Frame 1 (no input): blank canvas, image omitted
Frame 60 (no input): blank canvas, image omitted
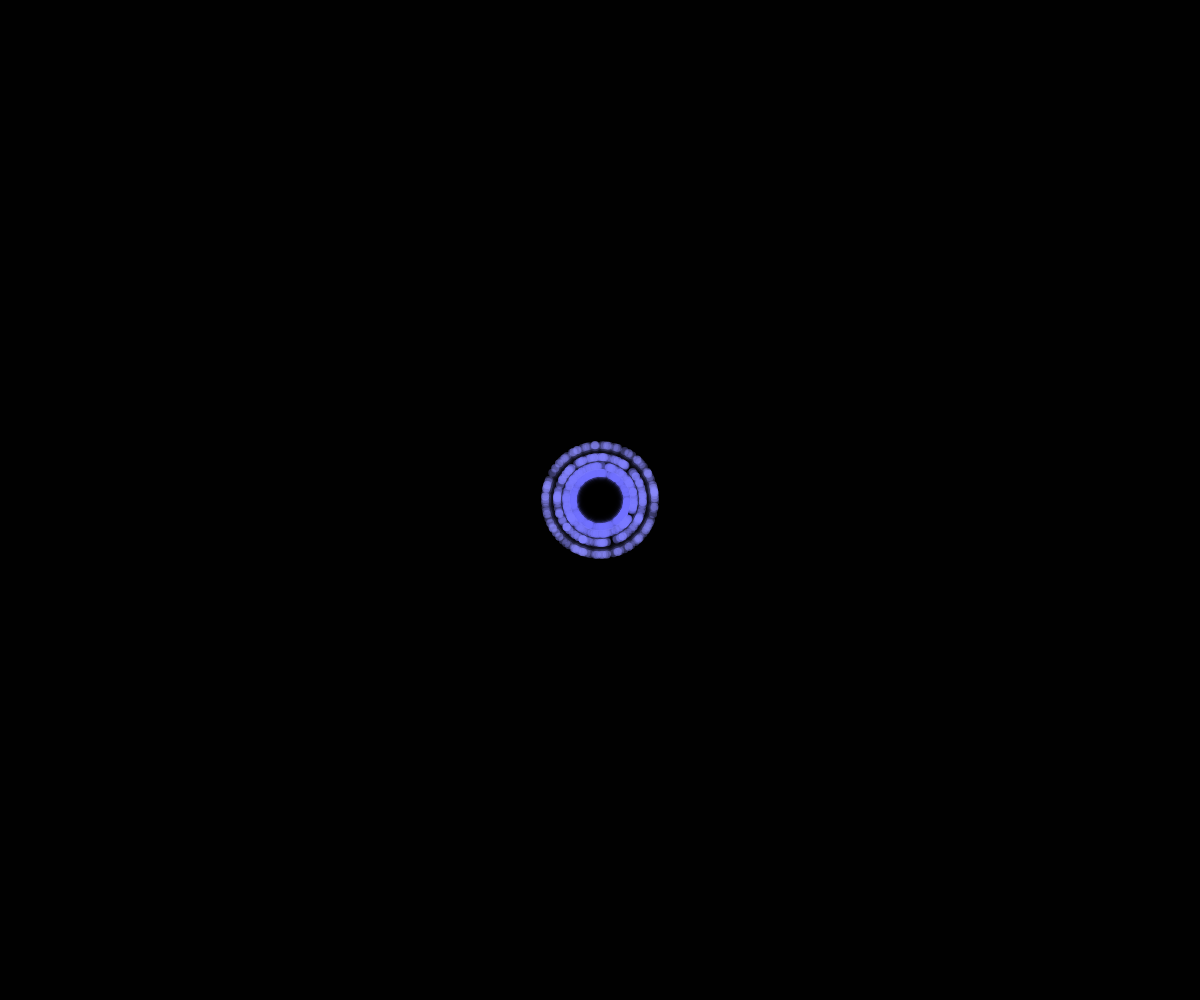
Frame 120 (the mouse pressed at the canvas centre since frame 60)

The p5.js sketch whose frames 1 and 60 were blank and that drew this single picture after the mouse press (run headless with seeded random() and noise() and a simulated clock; from frame 60 on, the mouse is pressed at the canvas centre):

// p5.js sketch
// ── sketch.js
let ps = []; // this is for the system
//let backgrounds = [];
let repeatCount = 0;
let maxRepeats = 7;
let delay = 1000;
let ledcount1 = 0;
let ledcount2 = 0;
let ledcount3 = 0;
let ledcount4 = 0;
let p = null;
/////////////////////


function setup() {
  createCanvas(windowWidth, windowHeight);
  // colorMode(HSB, 255);
}

function mousePressed() {
  let mousePositionX = mouseX;
  let mousePositionY = mouseY;

  p = new Particle(mousePositionX, mousePositionY);

  ps.push(new System(mousePositionX, mousePositionY));
  for (let i = 0; i < 3; i++) {
    setTimeout(
      () => ps.push(new System(mousePositionX, mousePositionY)),
      200 + i * 200
    );
  }
}

function draw() {
  background(0, 0, 0, 150);
  for (let i = ps.length - 1; i >= 0; i--) {
    ps[i].update();
    ps[i].display();

    if (ps[i].done) {
      ps.splice(i, 1);
    }
  }
}

function keyPressed() {
   fullscreen(true);
}


function windowResized() {
  resizeCanvas(windowWidth, windowHeight);
}


class System{
  constructor(x,y){
    this.x = x;
    this.y = y;
    
    this.particles = []; 
    this.num = 150;
    for(let i = 0; i < this.num; i++){
    this.particles.push(new Particle(this.x, this.y));
  }
    //console.log("hello");
    this.done = false;
}


update(){
  this.finished();
    for (let i = this.particles.length - 1; i >= 0; i--){
    this.particles[i].update();
    
    if (this.particles[i].done){
      this.particles.splice(i, 1);
    } 
  }
}

display(){
  for(let i = 0; i < this.particles.length; i ++){
    this.particles[i].display();
 }
}
  
  finished(){
    if(this.particles.length == 0){
      this.done = true;
    } else {
    this.done = false;
    }
  }
}


// ── particle.js
class Particle {
  constructor(x, y){
    this.pos = createVector(x, y)
    this.vel = createVector(0, 0)
    this.acc = p5.Vector.random2D();
    this.acc.mult(0.03);
    this.life = 255;
    this.done = false;
    this.hueValue = 0;
    this.color1 = 50;
    this.color2 = 50;
  }
  
  update(){
    if(this.pos.x <= 0 || this.pos.x >= width){
      //this.acc.x = this.acc.x * -1;
      this.vel.x = this.vel.x * -1;
    }
    
    if(this.pos.y <= 0 || this.pos.y >= height){
      //this.acc.y = this.acc * -1;
      this.vel.y = this.vel.y * -1;
    }
    
    
    this.finished();
    
    this.vel.add(this.acc);
    this.pos.add(this.vel);
    
    this.life -= 3;
  }
  display(){
    noStroke();
    //  let oscillation = sin(frameCount * 0.05); // Adjust speed by changing 0.05
    // let blueShade = map(oscillation, -1, 1, 255, 100); // Dark blue (50) to light blue (200)
    this.color1 += 1.5;
    this.color2 += 1.5;
    
    fill(this.color1, this.color2, 255, this.life); // RGB (0, 0, blueShade)
    ellipse(this.pos.x, this.pos.y, 8, 8);
  }

  finished(){
    if (this.life < 0){
      this.done = true;
    } else {
      this.done = false;
    }
  }
  
  positionX(){
   return this.pos.x;
  } 
  
  positionY(){
   return this.pos.y;
  } 
  
} 

// ── style.css
body, html {
  margin: 0;
  padding: 0;
  overflow: hidden; /* Disable scroll bars */
  }
canvas {
  display: block; /* Remove the default inline canvas margin */
  }
